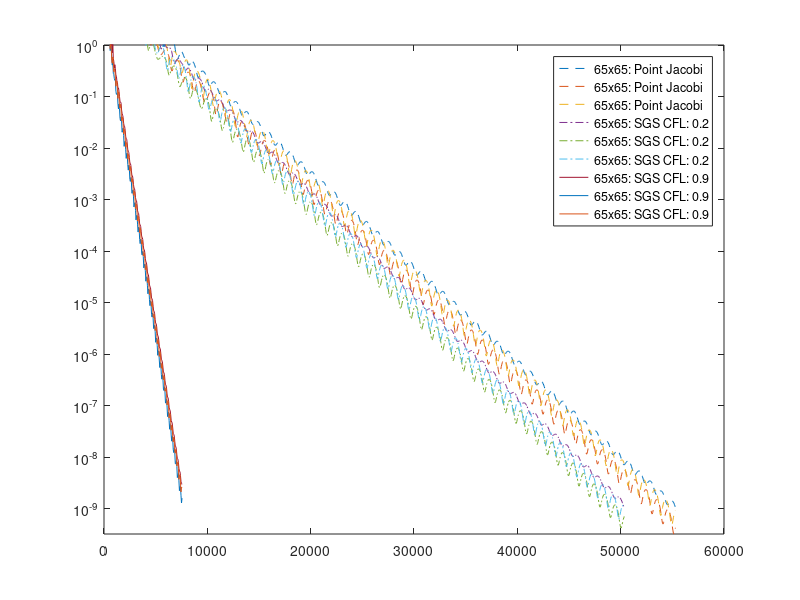
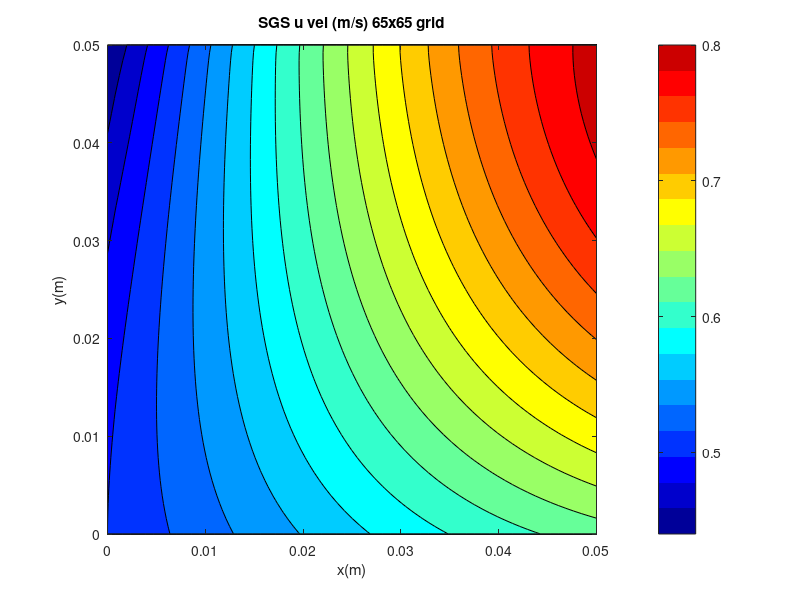
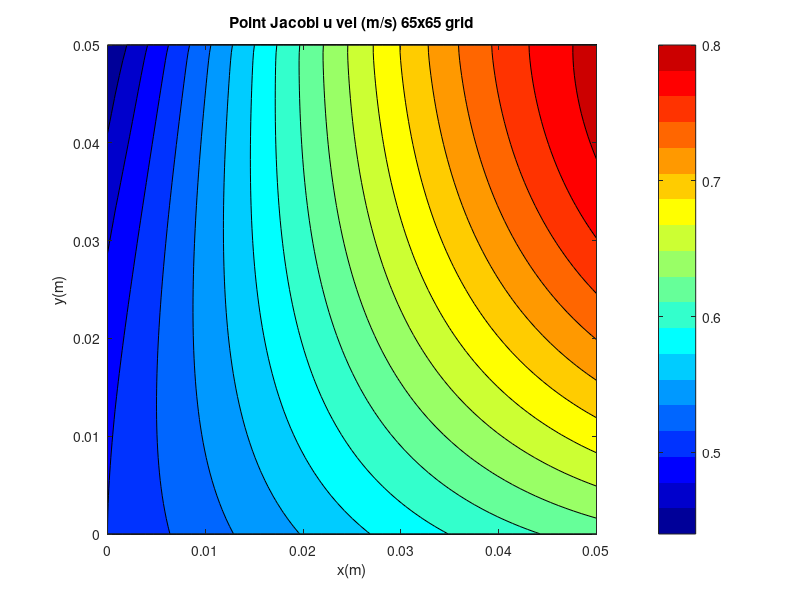

Write the MATLAB code that produced these figures, in order.
clear;clc;
close all;

% For plotting residuals of SGS and PJ and comparing
data1=load('65x65_MMS_PJ_CFL_02_Rkap_01_C4_0001_Re100@55324.mat');
data2=load('65x65_MMS_SGS_CFL_02_Rkap_01_C4_0001_Re100@50378.mat');
data3=load('65x65_MMS_SGS_CFL_09_Rkap_01_C4_0001_Re100@7594.mat');


xx=linspace(data3.xmin,data3.xmax,data3.imax);
yy=linspace(data3.ymin,data3.ymax,data3.jmax);

contlevelsU=(.44:.02:.8);
colorsizeU=length(contlevelsU);
contlevelsV=(.5:.02:.7);
colorsizeV=length(contlevelsV);
contlevelsP=(.25:.05:1);
colorsizeP=length(contlevelsP);

axtix_y=(data3.ymin:0.01:data3.ymax);  
axtix_x=(data3.xmin:0.01:data3.xmax);

[X,Y]=meshgrid(xx,yy);



    figure()
    plot(data1.nvec,data1.resvec,"--")
    hold on
    plot(data2.nvec,data2.resvec,"-.")
    plot(data3.nvec,data3.resvec)
    ylim([0,1])
    legend('65x65: Point Jacobi','65x65: Point Jacobi','65x65: Point Jacobi'...
        ,'65x65: SGS CFL: 0.2','65x65: SGS CFL: 0.2','65x65: SGS CFL: 0.2'...
        ,'65x65: SGS CFL: 0.9','65x65: SGS CFL: 0.9','65x65: SGS CFL: 0.9')
    set(gca, 'YScale', 'log')

 figure()
contourf(X,Y,data3.u(:,:,2)',contlevelsU)
colormap(jet(colorsizeU))
colorbar
hold on
yticks(axtix_y)
xlabel('x(m)')
ylabel('y(m)')
title(['SGS u vel (m/s) ',num2str(data3.imax),'x',num2str(data3.jmax),' grid'])
axis equal
hold off

 figure()
contourf(X,Y,data1.u(:,:,2)',contlevelsU)
colormap(jet(colorsizeU))
colorbar
hold on
yticks(axtix_y)
xlabel('x(m)')
ylabel('y(m)')
title(['Point Jacobi u vel (m/s) ',num2str(data3.imax),'x',num2str(data3.jmax),' grid'])
axis equal
hold off